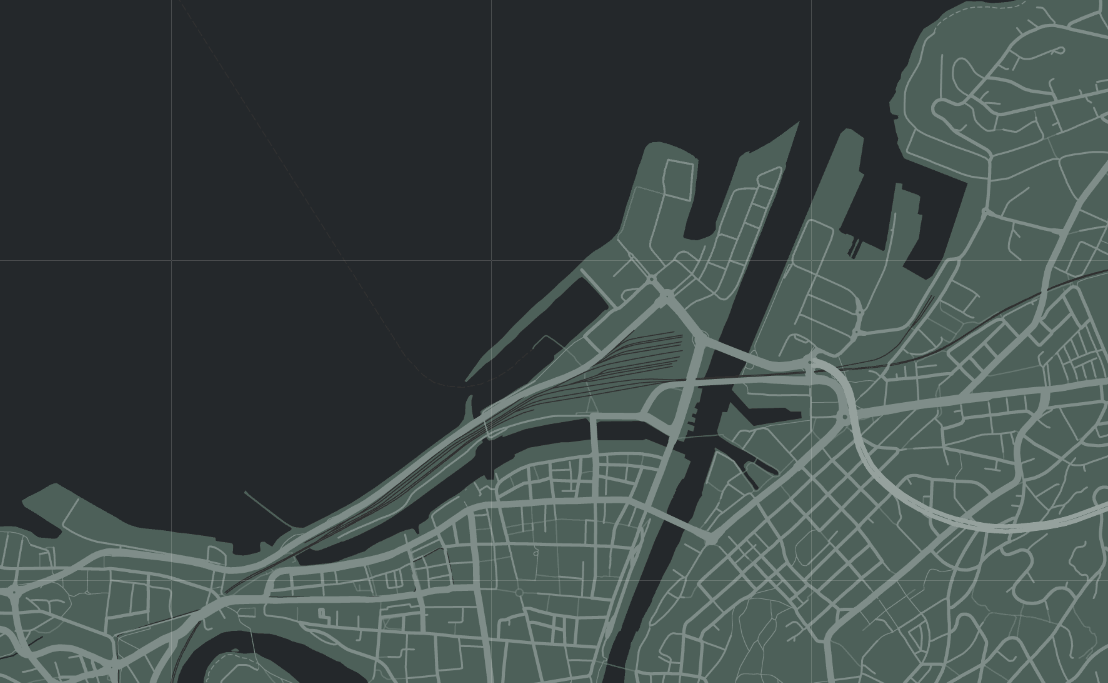
#> input picture Map/map2.png, 1108 x 683 px, found by its file name
$ python main.py
#> lines starting #> are read from the running program, lines starting #| are printed output that depends on the picture
### old_code/plotting.py
import numpy as np
import matplotlib.pyplot as plt

def load_map():
    img = plt.imread('./Map/map2.png')
    extent = [63.42577, 63.44865, 10.359356, 10.435152] # Long, lat
    plt.imshow(img)

def plot(waypoints, trajectory):
    """
    Loads a map, then plots waypoints as blue dots and trajectory as red line

    waypoints   = [[x1, x2, ...], [y1, y2, ...]]
    trajectory  = [[x1, x2, ...], [y1, y2, ...]]
    """
    load_map()
    plt.plot(waypoints[0], waypoints[1],'o')
    plt.plot(trajectory[0], trajectory[1],'r-')
    plt.show()

# [6 lines left out: function test_plot, not called in this run]

### old_code/vessel.py
import numpy as np

class Vessel:

    def __init__(self, x, u_e):
        self.eta = x[:3]    # [x, y, psi]
        self.nu = x[3:]     # [u, v, r]

        self.L = 76.2
        self.g = 9.8
        self.m = 6000e3

        self.lx = np.array([-35, -35, 35])
        self.ly = np.array([7, -7])

        self.N = np.diag([1, 1, self.L])
        self.Mbis = np.array([[1.1274, 0, 0],
                              [0, 1.8902, -0.0744],
                              [0, -0.0744, 0.1278]])
        self.Dbis = np.array([[0.0358, 0, 0],
                              [0, 0.1183, -0.0124],
                              [0, -0.0041, 0.0308]])

        self.J = self.getJ()
        self.M = self.m*(self.N@self.Mbis@self.N)
        self.D = self.m*np.sqrt(self.g/self.L)*(self.N@self.Dbis@self.N)
        self.u_e = u_e          # u = [u1x, u1y, u2x, u2y, u3]
        self.tau = self.getTau_e(self.u_e)

        self.Tmax_azimuth = (1/30)*self.m
        self.Tmax_tunnel = (1/60)*self.m    # +/-
        self.alphamax = 170*(np.pi/180)     # 170 degrees, +/-
        self.alphamax_rate = 30

    def getJ(self):
        # Rotation matrix
        psi = self.eta[2]
        J = np.array([[np.cos(psi), -np.sin(psi), 0],
                      [np.sin(psi),  np.cos(psi), 0],
                      [          0,            0, 1]])
        return J

    # [16 lines left out: function getT, not called in this run]

    def getT_e(self):
        """
        Returns the extended thrust configuration matrix
            T_e = [t1x, t1y, t2x, t2y, t3]
        where t1, t2 are azimuth thrusters, t3 a tunnel thruster
        """
        lx = self.lx
        ly = self.ly
        T_e = np.array([[1,          0,      1,     0,     0],
                        [0,          1,      0,     1,     1],
                        [-ly[0], lx[0], -ly[1], lx[1], lx[2]]])
        return T_e

    # [22 lines left out: function getTau, not called in this run]

    def getTau_e(self, u_e):
        """
        Returns tau = T_e * u_e

        Based on control allocation:
            tau = T_e * K_e * u_e
        with K_e = I

        Input:
            u_e = [u1x, u1y, u2x, u2y, u3]
        """
        tau = self.getT_e() @ u_e
        return tau

    def dynamics(self, u_e, h):
        """
        Returns x = [eta, nu] after a timestep h

        Based on the following 3-DOF model:
            eta_dot = J(psi)*nu
            nu_dot = inv(M)*(-D*nu + tau)

        Input:
            u_e = [u1x, u1y, u2x, u2y, u3]
            h = timestep

        """

        tau = self.getTau_e(u_e)
        self.u_e = u_e

        eta_dot = self.J @ self.nu
        nu_dot = np.linalg.solve(self.M, -self.D @ self.nu + tau)

        self.eta += h*eta_dot
        self.nu += h*nu_dot

        x = np.concatenate((self.eta, self.nu))

        return x

### old_code/control.py
import numpy as np
from old_code.vessel import Vessel
#import casadi as cd

def speedController(vessel: Vessel, eta_d):
    delta_x = eta_d[0] - vessel.eta[0]
    delta_y = eta_d[1] - vessel.eta[1]
    alpha   = np.arctan2(delta_y, delta_x)

    dist = np.linalg.norm(vessel.eta - eta_d)
    if dist > 500:
        f1, f2, f3 = vessel.Tmax_azimuth, vessel.Tmax_azimuth, vessel.Tmax_tunnel
    else:
        f1, f2 = vessel.Tmax_azimuth*dist/500, vessel.Tmax_azimuth*dist/500
        f3 = vessel.Tmax_tunnel *dist/500

    u_e = np.array([f1*np.cos(alpha), f1*np.sin(alpha), f2*np.cos(alpha), f2*np.sin(alpha), f3])
    return u_e

# [16 lines left out: functions PID, controlAllocation, not called in this run]

"""
def controlAllocationNLP(vessel: Vessel, eta_d, alpha, f):

    # Decision variables
    eta = cd.SX.sym("n", 3)
    nu  = cd.SX.sym("v", 3)
    f   = cd.SX.sym("f", 3)
    a   = cd.SX.sym("a", 2)
    x   = cd.vertcat(eta, nu, f, a)

    # Parameters
    p       = 10
    eps     = 0.001
    W       = np.eye(3)
    T       = vessel.getT(alpha)
    eta_dot = vessel.J @ vessel.nu
    nu_dot  = np.linalg.solve(vessel.M, -vessel.D @ vessel.nu + T @ f)


    # Objective function
    f = cd.fabs(eta-eta_d) + cd.fabs(nu) + cd.fabs(f) + p/(eps + np.linalg.det(T@np.linalg.inv(W)@T.T))

    # Nonlinear constraints
    g = cd.vertcat(( \
        eta_dot - vessel.J @ nu,
        vessel.M @ nu_dot + vessel.D @ nu - T @ f
    ))

    # Nonlinear bounds
    lbg = [0, 0, 0, 0, 0, 0]
    ubg = [0, 0, 0, 0, 0, 0]

    # Input bounds for optimization variables
    lbx = [-cd.inf, -cd.inf, -np.pi, -cd.inf, -cd.inf, -cd.inf, -cd.inf, -cd.inf, -cd.inf, -vessel.alphamax, -vessel.alphamax]
    ubx = [cd.inf, cd.inf, np.pi, cd.inf, cd.inf, cd.inf, cd.inf, cd.inf, cd.inf, vessel.alphamax, vessel.alphamax]

    # Initial guess for decision variables
    eta0    = [0, 0, 0]
    nu0     = [0, 0, 0]
    f0      = [0, 0, 0]
    a0      = [0, 0]
    x0      = np.concatenate((eta0, nu0, f0, a0))

    # Create NLP solver
    nlp    = cd.SXFunction(cd.nlpIn(x=x), cd.nlpOut(f=f, g=g))
    solver = cd.NlpSolver("ipopt", nlp)
    solver.init()

    # Pass bounds and initial values
    solver.setInput( x0, "x0")
    solver.setInput(lbx, "lbx")
    solver.setInput(ubx, "ubx")
    solver.setInput(lbg, "lbg")
    solver.setInput(ubg, "ubg")

    solver.evaluate()
"""

### old_code/main.py
import numpy as np
from old_code.vessel import Vessel
from old_code.plotting import plot
from old_code.control import *

def main():

    # Simulation parameters
    sampleTime  = 0.01          # sample time [seconds]
    N           = 100000         # number of samples

    # Initial states
    x = np.array([100, 100, np.pi/8, 0, 0, 0])
    u_e = np.array([0, 0, 0, 0, 0])
    vessel = Vessel(x, u_e)

    # Desired state
    eta_d = np.array([200, 250, np.pi/2])
    nu_d = np.zeros(3)
    eta_tilde_int = np.zeros(3)

    # Simulation loop
    simData = np.zeros((6, N))
    for i in range(N):

        """ Controller
        tau, eta_tilde = PID(vessel, eta_d, nu_d, eta_tilde_int)
        eta_tilde_int += sampleTime*eta_tilde
        u_e = controlAllocation(vessel, tau)
        """
        u_e = speedController(vessel, eta_d)

        x = vessel.dynamics(u_e, sampleTime)
        simData[:,i] = x

    # Plotting
    waypoints = np.array([[100,200], [100,250]])
    trajectory = np.array([simData[0,:], simData[1,:]])
    plot(waypoints, trajectory)
#> in load_map, img is the input picture: shape (683, 1108, 4) float32; mean R, G, B, A 0.244, 0.286, 0.28, 1
#> in plot, `plt.show()`:
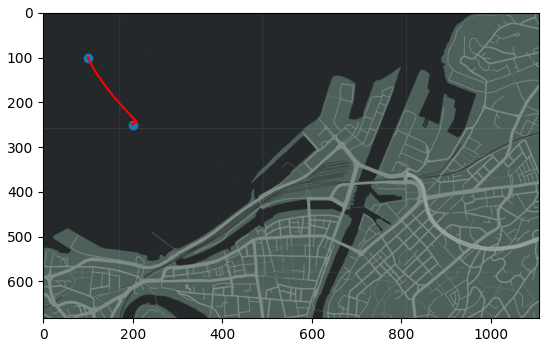
#> figure drawn by matplotlib, 1 panel

    # Print final results
    print('Final position: ', simData[:3,-1])
    print('Desired final position: ', eta_d)


if __name__ == '__main__':
    main()
